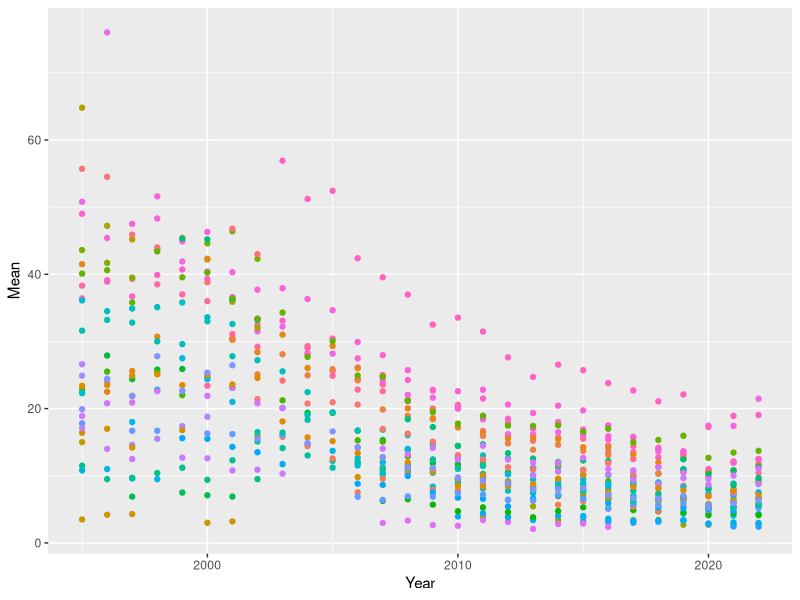
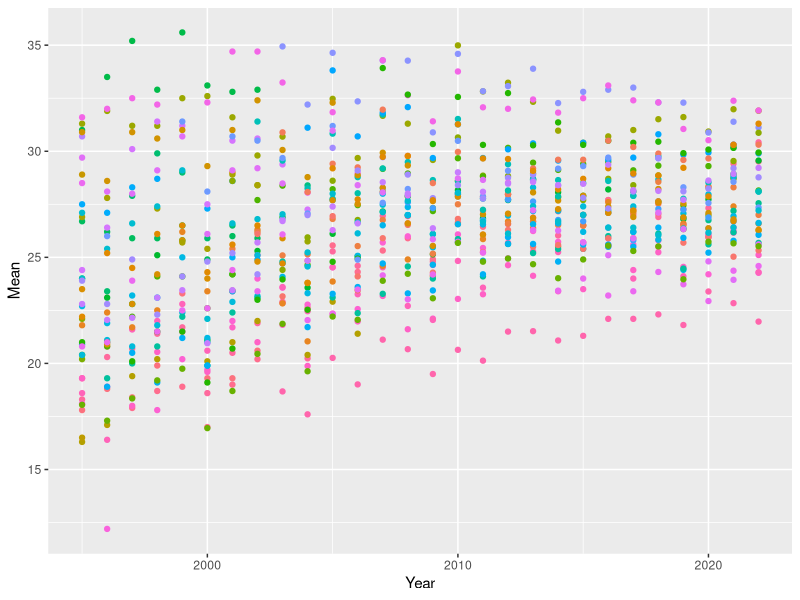
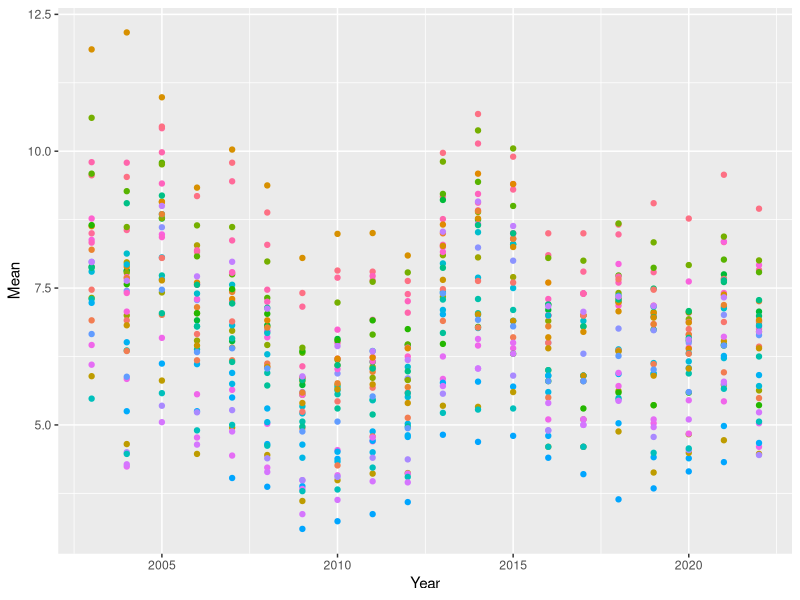
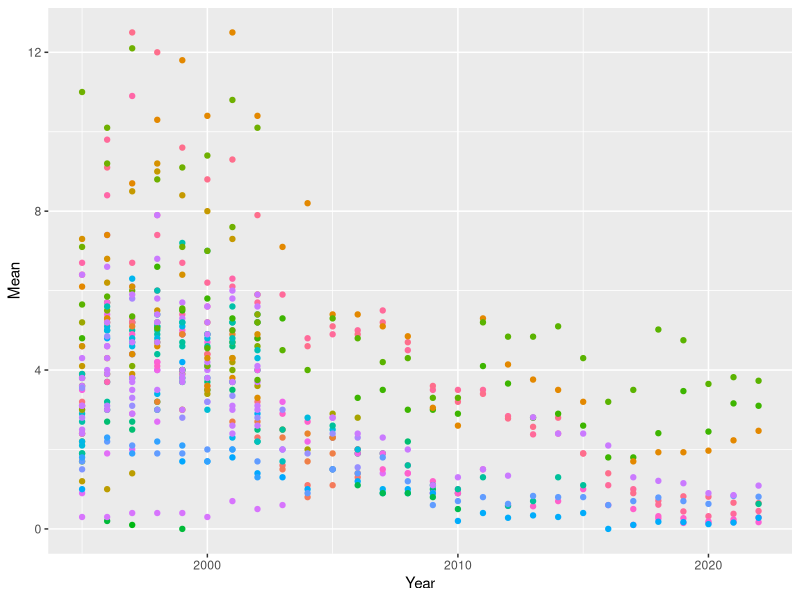

Generate these figures, in order, with R:
## ---- chunk 1
knitr::opts_chunk$set(echo = TRUE)
## ---- chunk 2
library(tidyverse)
library(readxl)
library(lubridate)
library(ggplot2)
library(lubridate)
library(knitr)
library(stringr)
## ---- chunk 3
NOX <- read_excel("./data/NOX.xlsx", skip = 3)
O3 <- read_excel("./data/O3.xlsx", skip = 3)
PM25 <- read_excel("./data/PM25.xlsx", skip = 5)
SO2 <- read_excel("./data/SO2.xlsx", , skip = 7)
## ---- chunk 4
NOX = NOX %>% mutate(Mean = as.numeric(Mean))
O3 = O3 %>% mutate(Mean = as.numeric(Mean))
PM25 = PM25 %>% mutate(Mean = as.numeric(Mean)) %>% mutate(Year = as.integer(Year))
SO2 = SO2 %>% mutate(Mean = as.numeric(Mean))
#view(PM25)
## ---- chunk 5
O3 = O3 %>% drop_na(Mean)
NOX = NOX %>% drop_na(Mean)
PM25 = PM25 %>% drop_na(Mean)
SO2 = SO2 %>% drop_na(Mean)
## ---- chunk 6
excluded_cities = list(c("Chatham", "Sarnia"), 
                       c("St. Catharines", "Brantford", "Kitchener"), 
                       c("Hamilton Downtown", "Hamilton West"))

group_cities <- function(data, exclude_cities){
  grouped_data <- data %>%
  filter(!City %in% exclude_cities) %>%  
  # Exclude the cities from the dataset
  bind_rows(
    data %>%
      # Get only the two cities we want, group their year rows, get their means and turn them into one row
      filter(City %in% exclude_cities) %>%  
      group_by(Year) %>%
      # take mean of each column accross the row
      summarise(across(where(is.numeric), ~mean(.x, na.rm = TRUE)), .groups = "drop") %>%
      # fix the city name to be a combo of all cities
      mutate(City = paste(exclude_cities, collapse = "-"))
  )
  return(grouped_data)
}

for(excluded_city in excluded_cities){
  NOX <- group_cities(NOX, excluded_city)
  O3 <- group_cities(O3, excluded_city)
  PM25 <- group_cities(PM25, excluded_city)
  SO2 <- group_cities(SO2, excluded_city)
}

## ---- chunk 7
glimpse(NOX)
glimpse(PM25)
glimpse(SO2)
## ---- chunk 8
#x = left_join(CO, NO2, by = join_by("Year", "City"), suffix = c(".CO", ".NO2"))
#x = left_join(x, NOX, by = year)
#x = left_join(x, PM25)
#x = left_join(x, SO2)
## ---- chunk 9
ggplot(NOX, aes(x = Year, y = Mean, col = City)) + geom_point() + theme(legend.position="none") 
ggplot(O3, aes(x = Year, y = Mean, col = City)) + geom_point() + theme(legend.position="none") 
ggplot(PM25, aes(x = Year, y = Mean, col = City)) + geom_point() + theme(legend.position="none")
ggplot(SO2, aes(x = Year, y = Mean, col = City)) + geom_point() + theme(legend.position="none") 
## ---- chunk 10
# Make tables
# Mean per years for that particulate matter
NOX_Yearly_Mean = NOX %>% group_by(Year) %>% summarise("Mean NOX" = mean(Mean))
# kable(NOX_Yearly_Mean)

NOX_City_mean = NOX %>% group_by(City) %>% summarise("Mean NOX" = mean(Mean))
# kable(NOX_City_mean)
